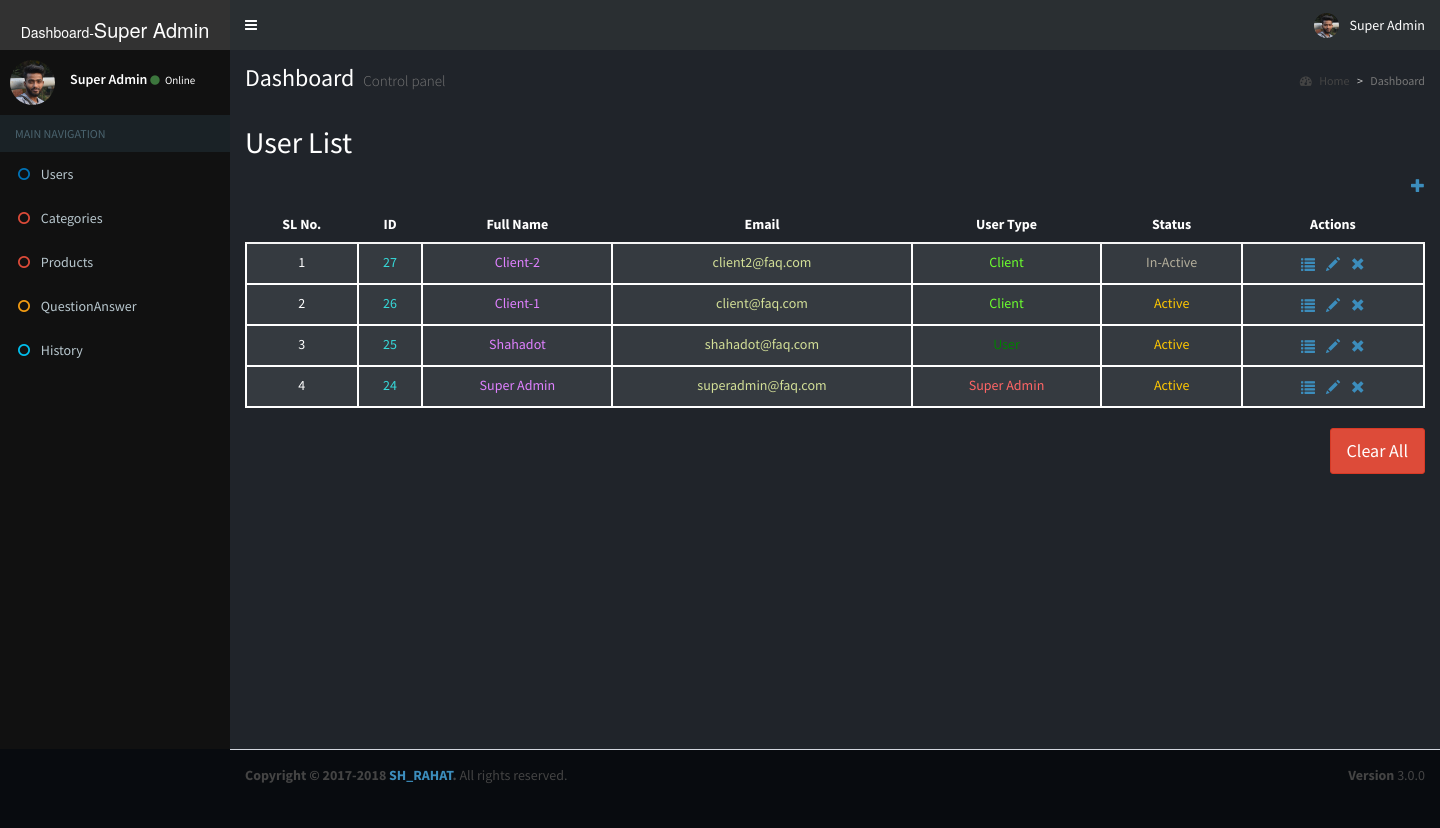
/admin/users_list.php (signed in), run on the app's committed database.
### tables this page shows
CREATE TABLE `users` (
  `id` int(11) NOT NULL,
  `full_name` varchar(50) NOT NULL,
  `email` varchar(50) NOT NULL,
  `password` varchar(100) NOT NULL,
  `is_active` tinyint(1) NOT NULL DEFAULT '0' COMMENT '2=inactive; 1= active',
  `type` tinyint(1) NOT NULL COMMENT '1=superadmin; 2=users;3=clients'
);

### admin/function/function.php (called while the page is built, shortened)
<?php
include "connection.php";
function getAllUsers() {
    global $connection;
    $response = [];
    $status = FALSE;
    $data = [];
    $message = "Data not found";
    $sql = "SELECT * FROM users ORDER BY id DESC";
    $result = $connection->query($sql);
    if ($result->num_rows > 0) {
        while ($user = $result->fetch_object()) {
            $data[] = $user;
        }
        $status = true;
        $message = "Data  Found";
        $response = [
            'status' => $status,
            'message' => $message,
            'data' => $data,
        ];
    } else {
        $response = [
            'status' => $status,
            'message' => $message,
            'data' => $data,
        ];
    }
    return $response;
}
            ?>

### admin/users_list.php (the view, shortened to what this page needs)
<?php
include "header.php";
include "left_menu.php";
?>
<div class="content-wrapper" style="background-color: #20242a;">
    <section class="content-header">
        <h1 style="color: #fff;">
            Dashboard
            <small>Control panel</small>
        </h1>
        <ol class="breadcrumb">
            <li><a href="#"><i class="fa fa-dashboard"></i> Home</a></li>
            <li class="active">Dashboard</li>
        </ol>
    </section>
    <section class="content">
        <div class="row">
            <div class="col-lg-12 col-xs-12 col-md-12">
                <?php
                $user_list = getAllUsers();
                ?>
                <h2 style="color: #fff;">User List</h2>
                <p style="color: #fff;" class="pull-right"><a href="#" title="Add User" data-toggle="modal" data-target="#userAddModal">
                        <span class="glyphicon glyphicon-plus"></span>
                    </a>
                </p>
                <table class="table table-striped">
                    <thead>
                        <tr style="color: #fff;">
                            <th>SL No.</th>
                            <th>ID</th>
                            <th>Full Name</th>
                            <th>Email</th>
                            <th>User Type</th>
                            <th>Status</th>
                            <th>Actions</th>
                        </tr>
                    </thead>
                    <tbody>
                        <?php
                        $sl = 1;
                        if (isset($user_list['status']) && $user_list['status'] == true) {
                            foreach ($user_list['data'] as $user) {
                                ?>
                                <tr style="color: #fff; background: #353a40; text-align: center;">
                                    <td style="border: 2px solid #fff;"><?php echo $sl; ?></td>
                                    <td style="border: 2px solid #fff;"><?php echo "<span style='color:#36dada;'>$user->id</span>"; ?></td>
                                    <td style="border: 2px solid #fff;"><?php echo "<span style='color:#e081ff;'>$user->full_name</span>"; ?></td>
                                    <td style="border: 2px solid #fff;"><?php echo "<span style='color:#d3df97;'>$user->email</span>"; ?></td>
                                    <td style="border: 2px solid #fff;">
                                        <?php
                                        switch ($user->type) {
                                            case 1:
                                                echo"<span style='color:#ff6565;'>Super Admin</span>";
                                                break;
                                            case 2:
                                                echo"<span style='color:green;'>User</span>";
                                                break;
                                            case 3:
                                                echo"<span style='color:#6cff2e;'>Client</span>";
                                                break;
                                        }
                                        ?>
                                    </td>
                                    <td style="border: 2px solid #fff;">
                                        <?php
                                        switch ($user->is_active) {
                                            case 1:
                                                echo"<span style='color:#ffc800;'>Active</span>";
                                                break;
                                            case 2:
                                                echo"<span style='color:#b3ae9b;'>In-Active</span>";
                                                break;
                                        }
                                        ?>
                                    </td>
                                    <td style="border: 2px solid #fff;">
                                        <a href="#" title="Details" onclick="showUserDetails(<?php echo $user->id; ?>);">
                                            <span class="glyphicon glyphicon-list" style="margin: 4px;"></span>
                                        </a>
                                        <a href="#" title="Edit" onclick="showUserEditForm(<?php echo $user->id; ?>);">
                                            <span class="glyphicon glyphicon-pencil" style="margin: 4px;"></span>
                                        </a>
                                        <a href="#" title="Delete" onclick="showDeleteConfirm(<?php echo $user->id; ?>, 'users');">
                                            <span class="glyphicon glyphicon-remove" style="margin: 4px;"></span>
                                        </a>
                                    </td>
                                </tr>
                                <?php
                                $sl++;
                            }
                        } else {
                            ?>
                            <tr style="text-align: center; color: #cc0000;">
                                <td colspan="7">Data Not Found</td>
                            </tr>
                        <?php } ?>
                    </tbody>
                </table>
            </div>
            <div class="col-lg-12 col-xs-12 col-md-12">
                <button class="pull-right btn btn-danger btn-lg" title="Clear All Entries" onclick="showDeleteAllConfirm('users');">Clear All</button>
            </div>
        </div>
    </section>
</div>
<?php
include "modal_details_form.php";
include "footer.php";
?>

### admin/header.php (style rules this page uses)
th { text-align: center; }
p { margin-top: 7px; display: inline-block; }

### data on the page
users: id "27", full_name "Client-2", email "client2@faq.com", type "Client", is_active "In-Active"
users: id "26", full_name "Client-1", email "client@faq.com", type "Client", is_active "Active"
users: id "25", full_name "Shahadot", email "shahadot@faq.com", is_active "Active"
users: id "24", full_name "Super Admin", email "superadmin@faq.com", type "Super Admin", is_active "Active"

### other printed values
$_SESSION['login']['logged_full_name'] "Super Admin"
